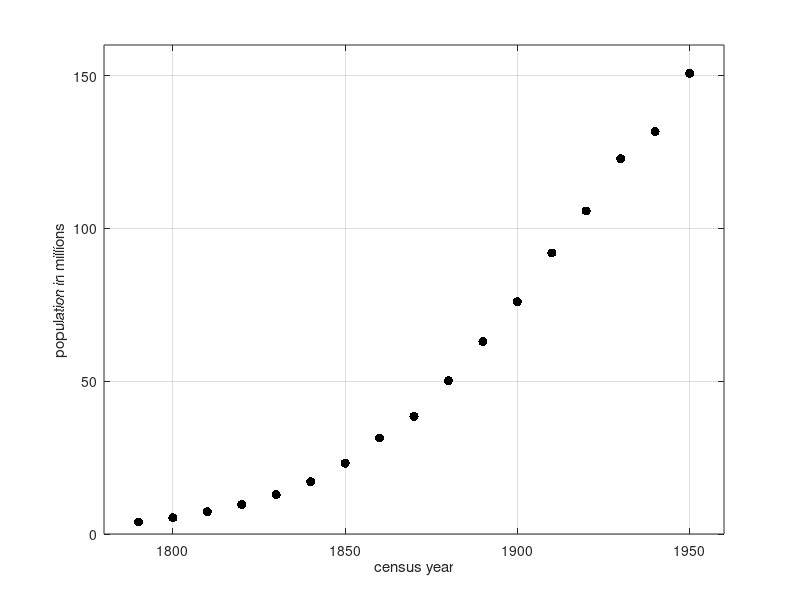

The MATLAB source for this figure:
% PLOTCENSUS  Record table of data from page 102 of Zill 11th ed., exercise 4
% in section 3.2, and make associated plot.

year = 1790:10:1950;    % list of 17 values
pop = [  3.929,   5.308,   7.240,   9.638,  12.866, ...
        17.069,  23.192,  31.433,  38.558,  50.156, ...
        62.948,  75.996,  91.972, 105.711, 122.775, ...
       131.669, 150.697];

plot(year, pop, '.k', 'markersize', 20)
xlabel('census year'),  ylabel('population in millions')
axis([1780 1960 0 160]),  grid on

